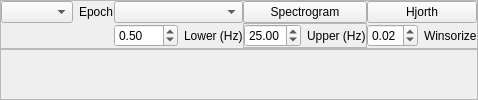
  <widget class="QDockWidget" name="dock_spectrogram">
   <property name="windowTitle">
    <string>(6) Spectrograms</string>
   </property>
   <attribute name="dockWidgetArea">
    <number>4</number>
   </attribute>
   <widget class="QWidget" name="dockWidgetContents">
    <layout class="QVBoxLayout" name="verticalLayout_6" stretch="0,10">
     <property name="spacing">
      <number>0</number>
     </property>
     <property name="leftMargin">
      <number>0</number>
     </property>
     <property name="topMargin">
      <number>0</number>
     </property>
     <property name="rightMargin">
      <number>0</number>
     </property>
     <property name="bottomMargin">
      <number>0</number>
     </property>
     <item>
      <widget class="QFrame" name="frame_3">
       <property name="frameShape">
        <enum>QFrame::Shape::StyledPanel</enum>
       </property>
       <property name="frameShadow">
        <enum>QFrame::Shadow::Raised</enum>
       </property>
       <layout class="QGridLayout" name="gridLayout_2">
        <property name="leftMargin">
         <number>0</number>
        </property>
        <property name="topMargin">
         <number>0</number>
        </property>
        <property name="rightMargin">
         <number>0</number>
        </property>
        <property name="bottomMargin">
         <number>0</number>
        </property>
        <property name="spacing">
         <number>0</number>
        </property>
        <item row="0" column="0">
         <widget class="QFrame" name="frame_epoch">
          <layout class="QHBoxLayout" name="horizontalLayout_epoch">
           <property name="leftMargin"><number>0</number></property>
           <property name="topMargin"><number>0</number></property>
           <property name="rightMargin"><number>0</number></property>
           <property name="bottomMargin"><number>0</number></property>
           <item>
            <widget class="QComboBox" name="combo_epoch"/>
           </item>
           <item>
            <widget class="QLabel" name="label_epoch">
             <property name="text">
              <string>Epoch</string>
             </property>
            </widget>
           </item>
          </layout>
         </widget>
        </item>
        <item row="1" column="1">
         <widget class="QFrame" name="frame_7">
          <layout class="QHBoxLayout" name="horizontalLayout_16">
           <property name="leftMargin"><number>0</number></property>
           <property name="topMargin"><number>0</number></property>
           <property name="rightMargin"><number>0</number></property>
           <property name="bottomMargin"><number>0</number></property>
           <item>
            <widget class="QDoubleSpinBox" name="spin_lwrfrq">
             <property name="maximum">
              <double>100.000000000000000</double>
             </property>
             <property name="singleStep">
              <double>0.500000000000000</double>
             </property>
             <property name="value">
              <double>0.500000000000000</double>
             </property>
            </widget>
           </item>
           <item>
            <widget class="QLabel" name="label_3">
             <property name="text">
              <string>Lower (Hz)</string>
             </property>
            </widget>
           </item>
          </layout>
         </widget>
        </item>
        <item row="0" column="1">
         <widget class="QComboBox" name="combo_spectrogram"/>
        </item>
        <item row="1" column="3">
         <widget class="QFrame" name="frame_4">
          <layout class="QHBoxLayout" name="horizontalLayout_18">
           <property name="leftMargin">
            <number>0</number>
           </property>
           <property name="topMargin">
            <number>0</number>
           </property>
           <property name="rightMargin">
            <number>0</number>
           </property>
           <property name="bottomMargin">
            <number>0</number>
           </property>
           <item>
            <widget class="QDoubleSpinBox" name="spin_win">
             <property name="maximum">
              <double>0.400000000000000</double>
             </property>
             <property name="singleStep">
              <double>0.010000000000000</double>
             </property>
             <property name="value">
              <double>0.020000000000000</double>
             </property>
            </widget>
           </item>
           <item>
            <widget class="QLabel" name="label_5">
             <property name="text">
              <string>Winsorize</string>
             </property>
            </widget>
           </item>
          </layout>
         </widget>
        </item>
        <item row="0" column="2">
         <widget class="QPushButton" name="butt_spectrogram">
          <property name="text">
           <string>Spectrogram</string>
          </property>
         </widget>
        </item>
        <item row="0" column="3">
         <widget class="QPushButton" name="butt_hjorth">
          <property name="text">
           <string>Hjorth</string>
          </property>
         </widget>
        </item>
        <item row="1" column="2">
         <widget class="QFrame" name="frame_8">
          <property name="frameShape">
           <enum>QFrame::Shape::StyledPanel</enum>
          </property>
          <property name="frameShadow">
           <enum>QFrame::Shadow::Raised</enum>
          </property>
          <layout class="QHBoxLayout" name="horizontalLayout_17">
           <property name="leftMargin">
            <number>0</number>
           </property>
           <property name="topMargin">
            <number>0</number>
           </property>
           <property name="rightMargin">
            <number>0</number>
           </property>
           <property name="bottomMargin">
            <number>0</number>
           </property>
           <item>
            <widget class="QDoubleSpinBox" name="spin_uprfrq">
             <property name="value">
              <double>25.000000000000000</double>
             </property>
            </widget>
           </item>
           <item>
            <widget class="QLabel" name="label_4">
             <property name="text">
              <string>Upper (Hz)</string>
             </property>
            </widget>
           </item>
          </layout>
         </widget>
        </item>
       </layout>
      </widget>
     </item>
     <item>
      <widget class="QFrame" name="host_spectrogram">
       <property name="frameShape">
        <enum>QFrame::Shape::StyledPanel</enum>
       </property>
       <property name="frameShadow">
        <enum>QFrame::Shadow::Raised</enum>
       </property>
      </widget>
     </item>
    </layout>
   </widget>
  </widget>
